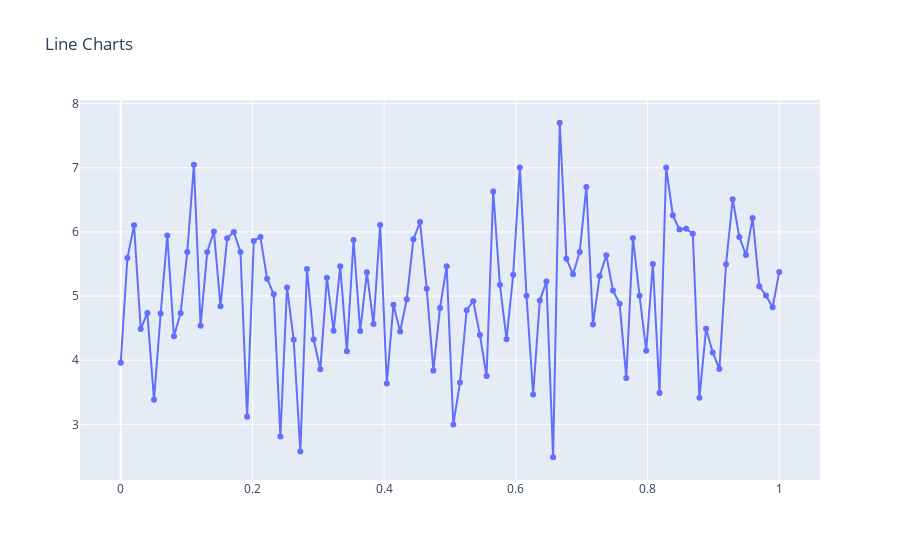

Notebook code for this chart:
### Markdown cell above
## Line Charts

### Code cell
np.random.seed(56)

x_values = np.linspace(0,1,100)
y_values = np.random.randn(100)

trace = go.Scatter(x=x_values,y=y_values+5,
                  mode='lines+markers',name='lines')

data = [trace]
layout = go.Layout(title="Line Charts")
fig = go.Figure(data=data, layout=layout)
pyo.iplot(fig,filename='linechart.html')
